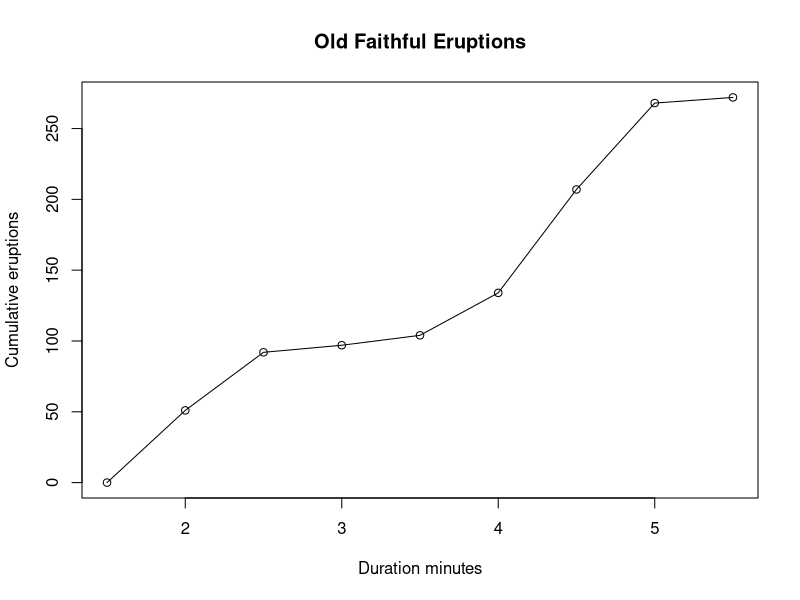

The R source for this figure:
library(MASS)

head(painters)



# Get mean of Composition from "C" school
school = painters$School

c_school = school == "C"

c_school_mean = mean(painters[c_school,]$Composition)

c_school_mean

# Get mean of Composition group by each type of school
tapply(painters$Composition, painters$School, mean)




# Get cummulative frequency distribution
duration = faithful$eruptions 
breaks = seq(1.5, 5.5, by=0.5) 
duration.cut = cut(duration, breaks, right=FALSE)  # cut a set into several interval, assign each element to its interval
duration.freq = table(duration.cut)

duration.cumfreq = cumsum(duration.freq)

# Draw the graph for the cummulative frequent dist. 
cumfreq0 = c(0, cumsum(duration.freq)) 
plot(breaks, cumfreq0,            # plot the data 
        main="Old Faithful Eruptions",  # main title 
        xlab="Duration minutes",        # x???axis label 
        ylab="Cumulative eruptions")   # y???axis label 

lines(breaks, cumfreq0)           # join the points


# Stem-and-Leaf Plot
duration2 = faithful$eruptions 

head(duration2)

stem(duration2)
